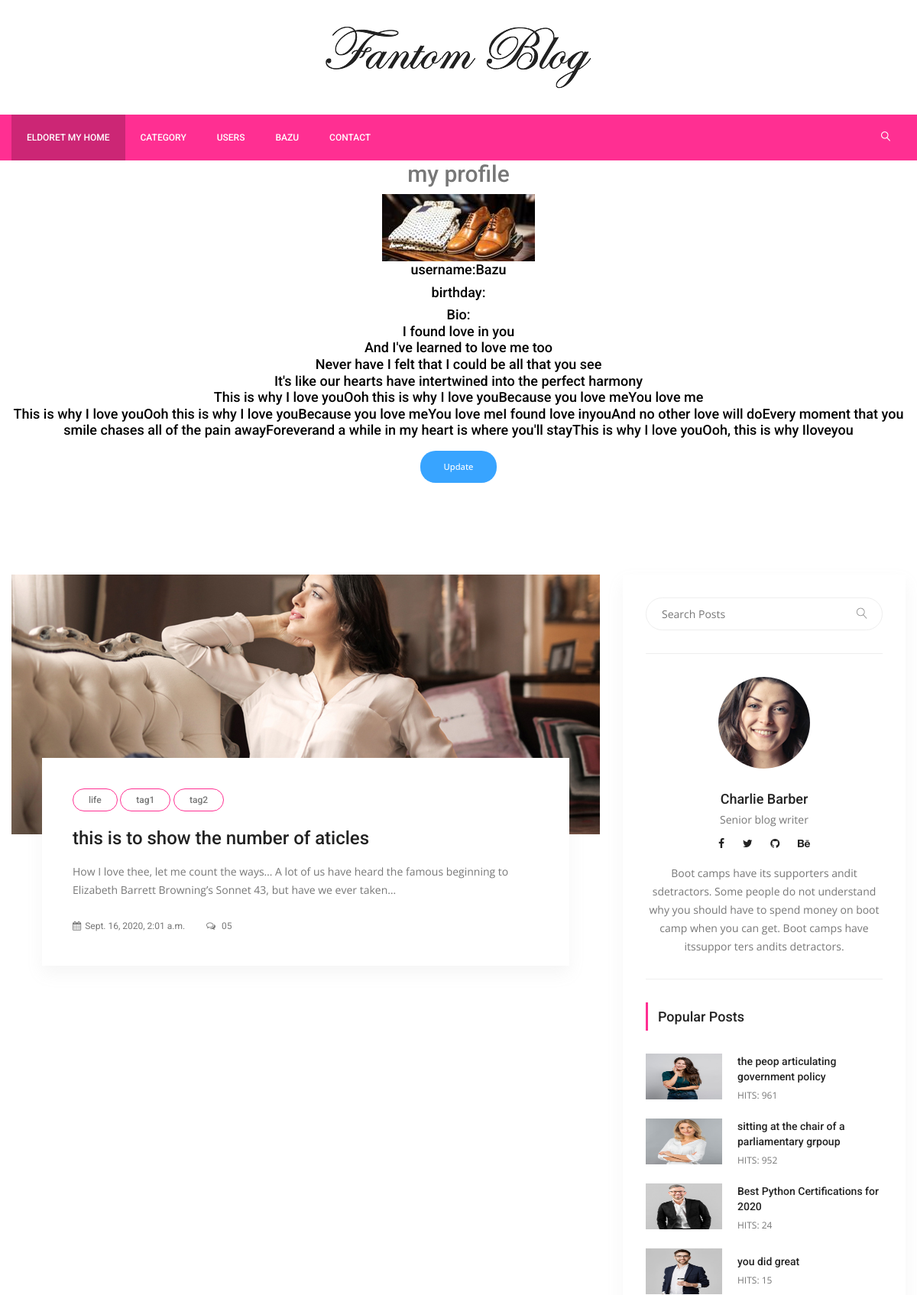
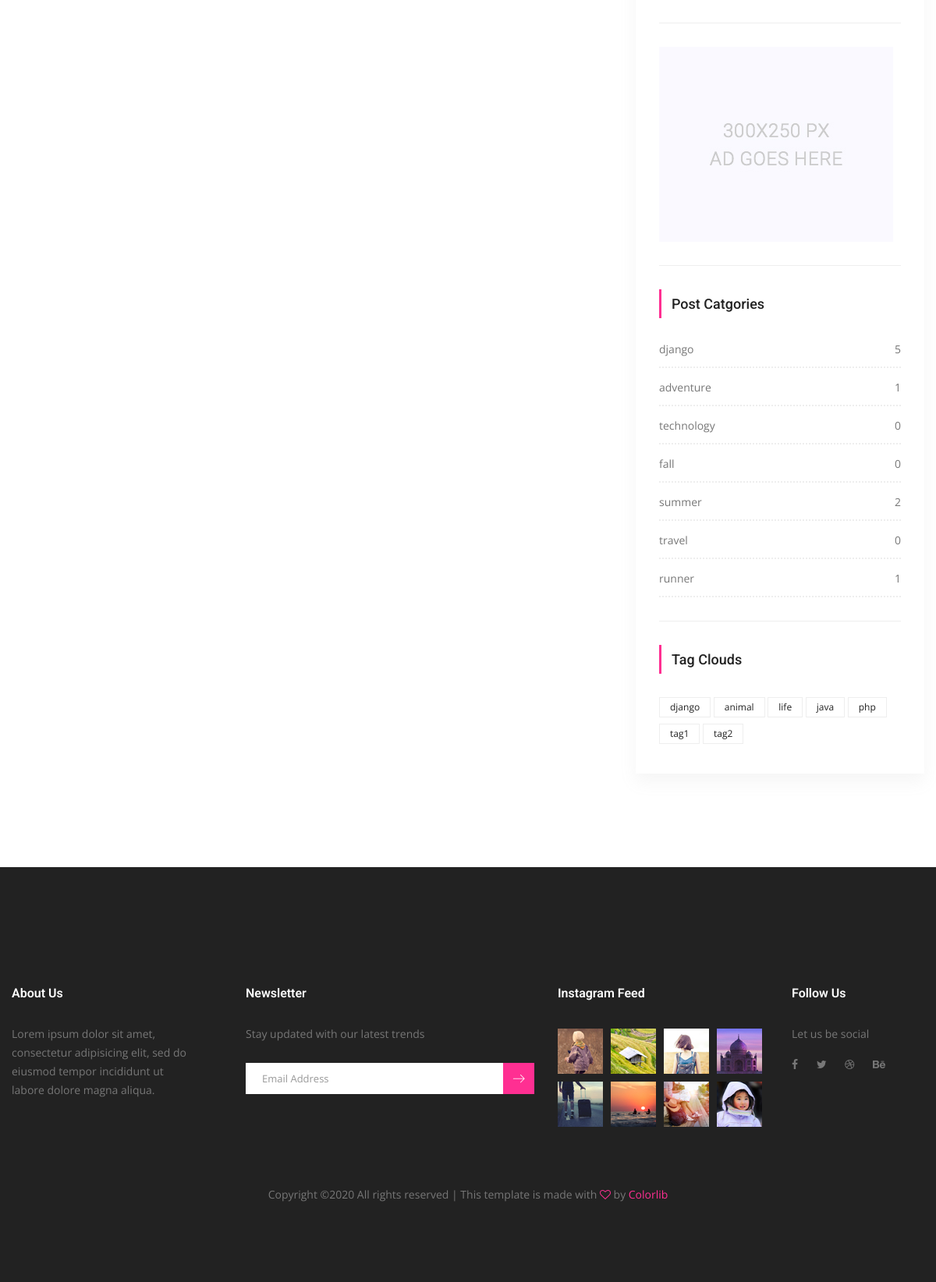
/users/myprofile/ (signed in), run on the app's committed database (2 pictures, top to bottom).
### users/models.py (models this page shows, shortened)
class UserProfile(models.Model):
    user = models.OneToOneField(settings.AUTH_USER_MODEL,on_delete=models.CASCADE)
    birth_day = models.DateField(null=True,blank=True)
    bio = models.TextField(max_length=1000,blank= True)
    image = models.ImageField(blank=True,null=True,default='users/author.png',upload_to='users')
    slug = models.SlugField(editable=False)

### posts/models.py (models this page shows, shortened)
class Post(models.Model):
    title = models.CharField(max_length=150)
    content = models.TextField()
    publishing_date = models.DateTimeField(auto_now=True)
    image = models.ImageField(blank=True, null=True, upload_to='uploads/')
    user = models.ForeignKey(settings.AUTH_USER_MODEL, on_delete=models.CASCADE)
    slug = models.SlugField(default="slug", editable=False)
    category = models.ForeignKey(Category, on_delete=models.CASCADE, default=1, related_name="posts")
    tag = models.ManyToManyField(Tag, related_name="posts", blank=True)
    slider_post = models.BooleanField(default=False)
    hit = models.PositiveIntegerField(default=0)

class Tag(models.Model):
    title = models.CharField(max_length=50)
    slug = models.SlugField(editable=False)
    def __str__(self):
        return self.title

class Category(models.Model):
    title = models.CharField(max_length=150)
    slug = models.SlugField(editable=False)
    def post_count(self):
        return self.posts.all().count()

### users/views.py (the view)
# urls.py: path('myprofile/', UserProfileView.as_view(), name="myprofile"),
@method_decorator(login_required(login_url='/users/login'),name="dispatch")
class UserProfileView(ListView):
    template_name = 'users/my-profile.html'
    model = Post
    context_object_name = 'userposts'
    paginate_by = 5
    def get_context_data(self, **kwargs):
        context = super(UserProfileView, self).get_context_data(**kwargs)
        context['userprofile'] =UserProfile.objects.get(user=self.request.user)
        return  context
    def get_queryset(self):
        return Post.objects.filter(user=self.request.user).order_by('-id')

### posts/templatetags/custom_tags.py (called while the page is built)
@register.simple_tag(name="categories")
def all_categories():
    return Category.objects.all()

@register.simple_tag(name="tags")
def all_tags():
    return Tag.objects.all()

@register.simple_tag(name="hit_posts")
def hit_posts():
    return Post.objects.order_by('-hit')[:4]

### templates/users/my-profile.html (shortened to what this page needs)
{% extends 'base.html'%}
{% load static %}
{% block content %}
        <section class="banu Area =====nner_area">
            <div class="banner_inner d-flex align-items-center">
				<div class="container">
					<div class="banner_content text-center">
						<h2>my profile</h2>
						<div class="page_link">
							<img src="{{userprofile.image.url}}">
                            <h4 style="color:black">username:{{ userprofile.user.username|title }}</h4>
                            <h4 style="color:black">birthday:{{ userprofile.user.birth_day }}</h4>
                            <h4 style="color:black">Bio:{{ userprofile.bio|linebreaks }}</h4>
							<a href="{% url 'users:update_profile' slug=userprofile.slug%}" class="genric-btn info circle">Update</a>
						</div>
					</div>
				</div>
            </div>
        </section>
        <section class="blog_area p_120">
            <div class="container">
                <div class="row">
                    <div class="col-lg-8">
                        <div class="blog_left_sidebar">
							{% for post in userposts %}
                            <article class="blog_style1">
                            	<div class="blog_img">
                            		<img class="img-fluid" src="{{post.image.url}}" alt="">
                            	</div>
                            	<div class="blog_text">
									<div class="blog_text_inner">
										{% for tag in post.tag.all %}
										<a class="cat" href="{% url 'tag_detail' tag.slug %">{{ tag.title }}</a>
										<a href="{% url 'detail' pk=post.id slug=post.slug %}"><h4>{{post.title}}</h4></a>
										<p>{{post.content |truncatechars:150 }}</p>
										<div class="date">
											<a href="#"><i class="fa fa-calendar" aria-hidden="true"></i>{{post.publishing_date}} </a>
											<a href="#"><i class="fa fa-comments-o" aria-hidden="true"></i> 05</a>
										</div>
									</div>
                            	</div>
                            </article>
							{% endfor%}
                        </div>
                    </div>
                    {% include 'right_side.html'%}
                </div>
            </div>
        </section>
        {% endblock%}

### templates/base.html (shortened to what this page needs)
{% load static%}
{% load custom_tags %}
<!doctype html>
<html lang="en">
    <head>
        <link rel="stylesheet" href="{% static "css/bootstrap.css" %}">
        <link rel="stylesheet" href="{% static "vendors/linericon/style.css" %}">
        <link rel="stylesheet" href="{% static "css/font-awesome.min.css" %}">
        <link rel="stylesheet" href="{% static "vendors/owl-carousel/owl.carousel.min.css" %}">
        <link rel="stylesheet" href="{% static "vendors/lightbox/simpleLightbox.css" %}">
        <link rel="stylesheet" href="{% static "vendors/nice-select/css/nice-select.css" %}">
        <link rel="stylesheet" href="{% static "vendors/animate-css/animate.css" %}">
        <link rel="stylesheet" href="{% static "vendors/jquery-ui/jquery-ui.css" %}">
        <link rel="stylesheet" href="{% static "css/style.css" %}">
        <link rel="stylesheet" href="{% static "css/responsive.css" %}">
    </head>
    <body>
        <header class="header_area">
            <div class="logo_part">
            	<div class="container">
            		<a class="logo" href="{% url 'index' %}"><img src="{% static "img/logo.png" %}" alt=""></a>
            	</div>
            </div>
			<div class="main_menu">
				<nav class="navbar navbar-expand-lg navbar-light">
					<div class="container">
						<div class="collapse navbar-collapse offset" id="navbarSupportedContent">
							<ul class="nav navbar-nav menu_nav">
								<li class="nav-item active"><a class="nav-link" href="{% url 'index' %}">ELDORET MY Home</a></li>
                                <li class="nav-item submenu dropdown">
									<a href="#" class="nav-link dropdown-toggle" data-toggle="dropdown" role="button" aria-haspopup="true" aria-expanded="false">category</a>
                                        {% categories as categories%}
                                        {% for category in categories%}
								<li class="nav-item"><a class="nav-link" href="{% url 'category_detail' pk=category.id slug=category.slug %}"">{{ category.title }}</a></li>
                                {% endfor %}
                                </ul>
								<li class="nav-item"><a class="nav-link" href="{% url 'users:user_list' %}">USERS</a></li>
                                {% if user.is_authenticated%}
								<li class="nav-item submenu dropdown">
									<a href="#" class="nav-link dropdown-toggle" data-toggle="dropdown" role="button" aria-haspopup="true" aria-expanded="false">{{user.username}}</a>
								</li>
                                {% else %}
								<li class="nav-item"><a class="nav-link" href="{% url 'users:register' %}">Regiater</a></li>
                                <li class="nav-item"><a class="nav-link" href="{% url 'users:login'%}">Login</a></li>
                                {% endif %}
                                <li class="nav-item"><a class="nav-link" href="contact.html">Contact</a></li>
							<ul class="nav navbar-nav navbar-right ml-auto">
								<li class="nav-item"><a href="#" class="search"><i class="lnr lnr-magnifier"></i></a></li>
							</ul>
						</div>
					</div>
				</nav>
			</div>
        </header>
 {% block content %}
 {% endblock %}
        <footer class="footer-area">
            <div class="container">
                <div class="row">
                    <div class="col-lg-3  col-md-6 col-sm-6">
                        <div class="single-footer-widget">
                            <h6 class="footer_title">About Us</h6>
                            <p>Lorem ipsum dolor sit amet, consectetur adipisicing elit, sed do eiusmod tempor incididunt ut labore dolore magna aliqua.</p>
                        </div>
                    </div>
                    <div class="col-lg-4 col-md-6 col-sm-6">
                        <div class="single-footer-widget">
                            <h6 class="footer_title">Newsletter</h6>
                            <p>Stay updated with our latest trends</p>
                            <div id="mc_embed_signup">
                                <form target="_blank" action="https://spondonit.us12.list-manage.com/subscribe/post?u=1462626880ade1ac87bd9c93a&amp;id=92a4423d01" method="get" class="subscribe_form relative">
                                    <div class="input-group d-flex flex-row">
                                        <input name="EMAIL" placeholder="Email Address" onfocus="this.placeholder = ''" onblur="this.placeholder = 'Email Address '" required="" type="email">
                                        <button class="btn sub-btn"><span class="lnr lnr-arrow-right"></span></button>
                                    </div>
                                </form>
                            </div>
                        </div>
                    </div>
                    <div class="col-lg-3 col-md-6 col-sm-6">
                        <div class="single-footer-widget instafeed">
                            <h6 class="footer_title">Instagram Feed</h6>
                            <ul class="list instafeed d-flex flex-wrap">
                                <li><img src="{% static "img/instagram/Image-01.jpg" %}" alt=""></li>
                                <li><img src="{% static "img/instagram/Image-02.jpg" %}" alt=""></li>
                                <li><img src="{% static "img/instagram/Image-03.jpg" %}" alt=""></li>
                                <li><img src="{% static "img/instagram/Image-04.jpg" %}" alt=""></li>
                                <li><img src="{% static "img/instagram/Image-05.jpg" %}" alt=""></li>
                                <li><img src="{% static "img/instagram/Image-06.jpg" %}" alt=""></li>
                                <li><img src="{% static "img/instagram/Image-07.jpg" %}" alt=""></li>
                                <li><img src="{% static "img/instagram/Image-08.jpg" %}" alt=""></li>
                            </ul>
                        </div>
                    </div>
                    <div class="col-lg-2 col-md-6 col-sm-6">
                        <div class="single-footer-widget f_social_wd">
                            <h6 class="footer_title">Follow Us</h6>
                            <p>Let us be social</p>
                            <div class="f_social">
                            	<a href="#"><i class="fa fa-facebook"></i></a>
								<a href="#"><i class="fa fa-twitter"></i></a>
								<a href="#"><i class="fa fa-dribbble"></i></a>
								<a href="#"><i class="fa fa-behance"></i></a>
                            </div>
                        </div>
                    </div>
                </div>
                <div class="row footer-bottom d-flex justify-content-between align-items-center">
                    <p class="col-lg-12 footer-text text-center">
Copyright &copy;<script>document.write(new Date().getFullYear());</script> All rights reserved | This template is made with <i class="fa fa-heart-o" aria-hidden="true"></i> by <a href="https://colorlib.com" target="_blank">Colorlib</a>
</p>
                </div>
            </div>
        </footer>
    </body>
</html>

### templates/right_side.html
{% load static %}
{% load custom_tags %}
<div class="col-lg-4">
                        <div class="blog_right_sidebar">
                            <aside class="single_sidebar_widget search_widget">
                                <form action="{% url 'search' %}" method="get">
                                <div class="input-group">
                                    <input type="text" class="form-control" placeholder="Search Posts" name="q">
                                    <span class="input-group-btn">
                                        <button class="btn btn-default" type="button"><i class="lnr lnr-magnifier"></i></button>
                                    </span>
                                </div>
                                    </form>
                                <div class="br">
                                </div>
                            </aside>
                            <aside class="single_sidebar_widget author_widget">
                                <img class="author_img rounded-circle" src="{% static "img/blog/author.png" %}" alt="">
                                <h4>Charlie Barber</h4>
                                <p>Senior blog writer</p>
                                <div class="social_icon">
                                    <a href="#"><i class="fa fa-facebook"></i></a>
                                    <a href="#"><i class="fa fa-twitter"></i></a>
                                    <a href="#"><i class="fa fa-github"></i></a>
                                    <a href="#"><i class="fa fa-behance"></i></a>
                                </div>
                                <p>Boot camps have its supporters andit sdetractors. Some people do not understand why you should have to spend money on boot camp when you can get. Boot camps have itssuppor ters andits detractors.</p>
                                <div class="br"></div>
                            </aside>
                            <aside class="single_sidebar_widget popular_post_widget">
                                <h3 class="widget_title">Popular Posts</h3>
                                {% hit_posts as posts %}
                                {% for post in posts %}
                                <div class="media post_item">
                                    <img src="{{ post.image.url }}" alt="post" style="width:100px;height:60px">
                                    <div class="media-body">
                                        <a href="{% url 'detail' post.pk post.slug %}"><h3>{{ post.title }}</h3></a>
                                        <p>HITS: {{ post.hit }}</p>
                                    </div>
                                </div>
                                {% endfor %}
                                <div class="br"></div>
                            </aside>
                            <aside class="single_sidebar_widget">
                                <a href="#"><img class="img-fluid" src="{% static "img/blog/add.jpg" %}" alt=""></a>
                                <div class="br"></div>
                            </aside>
                            <aside class="single_sidebar_widget post_category_widget">
                                <h4 class="widget_title">Post Catgories</h4>
                                <ul class="list cat-list">
                                    {% categories as categories%}
                                    {% for category in categories %}
                                    <li>
                                        <a href="{% url 'category_detail' pk=category.id slug=category.slug %}" class="d-flex justify-content-between">
                                            <p>{{ category.title }}</p>
                                            <p>{{ category.post_count }}</p>
                                        </a>
                                    </li>
                                    {% endfor %}
                                </ul>
                                <div class="br"></div>
                            </aside>
                            <aside class="single-sidebar-widget tag_cloud_widget">
                                <h4 class="widget_title">Tag Clouds</h4>
                                <ul class="list">
                                    {% tags as labels %}
                                    {% for label in labels %}
                                    <li><a href="{% url 'tag_detail' slug=label.slug%}">{{ label }}</a></li>
                                    {% endfor %}
                                </ul>
                            </aside>
                        </div>
                    </div>

### static/css/responsive.css (style rules this page uses)
@media (max-width:1619px) { .header_area .navbar .search { margin-left: 40px; } }

### data on the page
UserProfile: image (picture), user.username "Bazu", bio "I found love in you And I've learned to love me too Never have I felt that I could be all that you see It's like our hearts have intertwined into the perfect harmony This is why I love youOoh this is why I love youBecause you love meYou love me This is why I love youOoh this is why I love youBecause you love meYou love meI found love inyouAnd no other love will doEvery moment that you smile chases all of the pain awayForeverand a while in my heart is where you'll stayThis is why I love youOoh, this is why Iloveyou"
Post: image (picture), title "this is to show the number of aticles", content "How I love thee, let me count the ways… A lot of us have heard the famous beginning to Elizabeth Barrett Browning’s Sonnet 43, but have we ever taken…", publishing_date "Sept. 16, 2020, 2:01 a.m."
Tag: title "life"
Tag: title "tag1"
Tag: title "tag2"
Post: image (picture), title "the peop articulating government policy", hit "961"
Post: image (picture), title "sitting at the chair of a parliamentary grpoup", hit "952"
Post: image (picture), title "Best Python Certifications for 2020", hit "24"
Post: image (picture), title "you did great", hit "15"
Category: title "django", post_count "5"
Category: title "adventure", post_count "1"
Category: title "technology", post_count "0"
Category: title "fall", post_count "0"
Category: title "summer", post_count "2"
Category: title "travel", post_count "0"
Category: title "runner", post_count "1"
Tag: title "django"
Tag: title "animal"
Tag: title "java"
Tag: title "php"

### other printed values
{{ user.username }} "BAZU"
